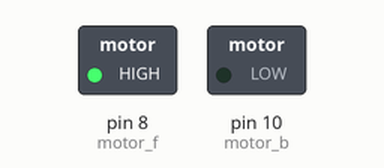
A program run on a simulated Raspberry Pi (header pin numbers). Shown: switched loads named in the program (green lamp = pin HIGH).

Above: at 0.1 s.
Timing chart, 0 to 1.6 s (numbered marks = the images above):
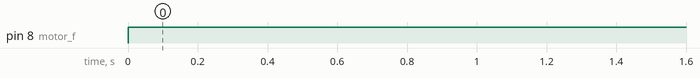

The program:

motor_plus_sensor.py
```python
import RPi.GPIO as GPIO  # Import Raspberry Pi GPIO library

GPIO.setwarnings(False)  # Ignore warning for now
GPIO.setmode(GPIO.BOARD)  # Use physical pin numbering

sensor = 12
motor_f=8
motor_b=10
GPIO.setup(motor_f, GPIO.OUT)
GPIO.setup(motor_b, GPIO.OUT)
GPIO.setup(sensor, GPIO.IN)  # Set pin 8 to be an output pin and set initial value to low (off)

while True:
    if GPIO.input(sensor):
        GPIO.output(motor_b, GPIO.HIGH)
        GPIO.output(motor_f, GPIO.LOW)
    else:
        GPIO.output (motor_b, GPIO.LOW)
        GPIO.output (motor_f, GPIO.HIGH)
```

Measured:
- by itself, pin 8 (motor_f): LOW → HIGH at 0.00 s
